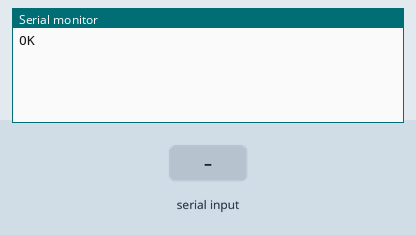
This sketch was run on a simulated Arduino Uno, built with avr-gcc and run on an emulated ATmega328P. Parts: the last lines printed to the serial monitor. The inputs (shaded band) are chosen by the test bench. The modem accepts every AT command (registered, SIM ready, sends succeed) and sends nothing else.

Above: at 2.9 s.
3.0 s: "1" received over the second serial link
At 4.8 s:
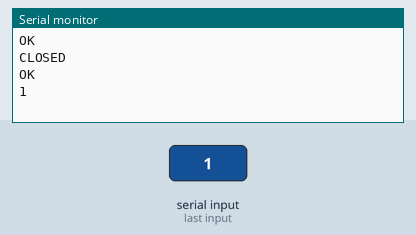
5.5 s: "0" received over the second serial link
At 6.4 s:
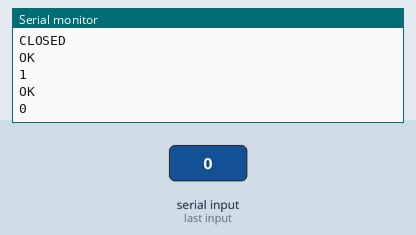

The sketch:

sketch_jun12c.ino
```cpp
#include <SoftwareSerial.h>
SoftwareSerial mySerial(11, 10); // TX-Pin10, RX-Pin11
void updateSerial()
{
 delay(2000);
 while (Serial.available()) {
 mySerial.write(Serial.read());//Data received by Serial will be outputtedby mySerial
 }
 while(mySerial.available()) {
 Serial.write(mySerial.read());//Data received by mySerial will be outputted by Serial
 }
}
void setup()
{
 Serial.begin(19200);
 mySerial.begin(19200);
}
void loop()
{
 mySerial.println("AT"); // Once the handshake test is successful,it will back to OK
 updateSerial();
 mySerial.println("AT+CIPCLOSE"); //Disconnect the former connection
 updateSerial();
 mySerial.println("AT+CGATT=1 "); //The basic adhere network command of Internet connection
updateSerial();
 mySerial.println("AT+CGDCONT=1,\"IP\",\"CMNET\"");//Set PDP parameter
 updateSerial();
 mySerial.println("AT+CGACT=1,1");//Activate PDP; Internet connection is available after successful PDP activation
 updateSerial();
 mySerial.println("AT+CIFSR");//Get local IP address
 updateSerial();
 mySerial.println("AT+CIPSTART=TCP,118.26.119.118,8266");// Connect to the server then the server will send back former data
 updateSerial();
 updateSerial();
 delay(2000);
 updateSerial();
 mySerial.println("AT+CIPSEND");// Send data request to the server
 updateSerial();
 mySerial.print("TEST");// Send data to the server
 updateSerial();
 mySerial.write(26);// Terminator
 while(1)
 {
 if(mySerial.available())
 {
 Serial.write(mySerial.read());//Data received by mySerial will be outputted by Serial
 }
 if(Serial.available())
 {
 mySerial.write(Serial.read());//Data received by Serial will be outputted by mySerial
 }
 }
}
```

Measured:
- after the input at 3.0 s, the serial monitor: prints a new line after 1.0 s (image 1)
- after the input at 5.5 s, the serial monitor: prints a new line after 0.52 s (image 2)
